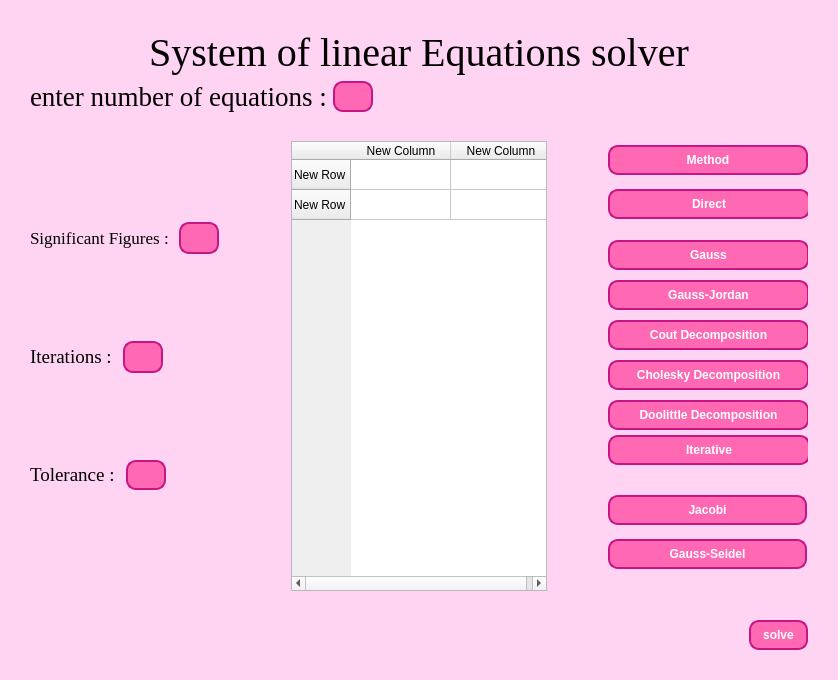
<?xml version="1.0" encoding="UTF-8"?>
<ui version="4.0">
 <class>MainWindow</class>
 <widget class="QMainWindow" name="MainWindow">
  <property name="enabled">
   <bool>true</bool>
  </property>
  <property name="geometry">
   <rect>
    <x>0</x>
    <y>0</y>
    <width>838</width>
    <height>680</height>
   </rect>
  </property>
  <property name="minimumSize">
   <size>
    <width>0</width>
    <height>1</height>
   </size>
  </property>
  <property name="font">
   <font>
    <family>Times New Roman</family>
   </font>
  </property>
  <property name="windowTitle">
   <string>MainWindow</string>
  </property>
  <property name="styleSheet">
   <string notr="true">/* Set background color for the main window */
QMainWindow {
    background-color: rgb(255, 211, 242)
}

/* Style for QLineEdit (text input fields) */
QLineEdit {
    background-color: #ff69b4; /* Background color for the input */
    border: 2px solid  #c71585; /* Border with a chocolate color */
    border-radius: 10px; /* Rounded corners */
    padding: 4px; /* Padding inside the text field */
    font-size: 14px; /* Font size */
    color: white; /* Text color */
}

/* Style for QPushButton */
QPushButton {
    background-color: #ff69b4; /* Hot pink background */
    border: 2px solid #c71585; /* Darker pink border */
    border-radius: 10px; /* Rounded corners */
    color: white; /* Text color */
    font-size: 12px; /* Font size */
    font-weight: bold; /* Bold text */
    padding: 6px 12px; /* Padding for a comfortable button size */
}

/* Hover effect for QPushButton */
QPushButton:hover {
    background-color: #ff85c4; /* Lighter pink when hovered */
    border-color: #ff1493; /* Brighter border */
}

/* Pressed effect for QPushButton */
QPushButton:pressed {
    background-color: #ff1493; /* Brighter pink */
    border-color: #c71585; /* Darker border */
}
QTableWidget::item:selected {
        background-color: #ff69b4; /* Background color when selected (via mouse or keyboard) */
        color: white;              /* Text color when selected */
    }

    QTableWidget::item:hover {
        background-color: #ff85c4; /* Background color when hovered with mouse */
        color: white;              /* Text color on hover */
    }

    QTableWidget::item:focus {
        background-color: #ff69b4; /* Background color when focused via keyboard */
        color: white;              /* Text color when focused via keyboard */
    }</string>
  </property>
  <property name="rowcount" stdset="0">
   <string/>
  </property>
  <widget class="QWidget" name="centralwidget">
   <property name="sizePolicy">
    <sizepolicy hsizetype="Expanding" vsizetype="Expanding">
     <horstretch>0</horstretch>
     <verstretch>0</verstretch>
    </sizepolicy>
   </property>
   <property name="maximumSize">
    <size>
     <width>1440</width>
     <height>1080</height>
    </size>
   </property>
   <layout class="QVBoxLayout" name="verticalLayout_2">
    <property name="leftMargin">
     <number>30</number>
    </property>
    <property name="topMargin">
     <number>30</number>
    </property>
    <property name="rightMargin">
     <number>30</number>
    </property>
    <property name="bottomMargin">
     <number>30</number>
    </property>
    <item>
     <layout class="QHBoxLayout" name="horizontalLayout_4">
      <item>
       <spacer name="horizontalSpacer_6">
        <property name="orientation">
         <enum>Qt::Orientation::Horizontal</enum>
        </property>
        <property name="sizeHint" stdset="0">
         <size>
          <width>40</width>
          <height>20</height>
         </size>
        </property>
       </spacer>
      </item>
      <item>
       <widget class="QLabel" name="label">
        <property name="font">
         <font>
          <family>Times New Roman</family>
          <pointsize>30</pointsize>
          <italic>false</italic>
         </font>
        </property>
        <property name="text">
         <string>System of linear Equations solver</string>
        </property>
        <property name="textFormat">
         <enum>Qt::TextFormat::AutoText</enum>
        </property>
        <property name="scaledContents">
         <bool>false</bool>
        </property>
        <property name="alignment">
         <set>Qt::AlignmentFlag::AlignCenter</set>
        </property>
        <property name="openExternalLinks">
         <bool>false</bool>
        </property>
       </widget>
      </item>
      <item>
       <spacer name="horizontalSpacer_5">
        <property name="orientation">
         <enum>Qt::Orientation::Horizontal</enum>
        </property>
        <property name="sizeHint" stdset="0">
         <size>
          <width>40</width>
          <height>20</height>
         </size>
        </property>
       </spacer>
      </item>
     </layout>
    </item>
    <item>
     <layout class="QHBoxLayout" name="horizontalLayout">
      <item>
       <layout class="QHBoxLayout" name="horizontalLayout_5">
        <item>
         <widget class="QLabel" name="label_2">
          <property name="font">
           <font>
            <family>Times New Roman</family>
            <pointsize>20</pointsize>
           </font>
          </property>
          <property name="text">
           <string>enter number of equations :</string>
          </property>
         </widget>
        </item>
        <item>
         <widget class="QLineEdit" name="numberOfEquations">
          <property name="sizePolicy">
           <sizepolicy hsizetype="Fixed" vsizetype="Fixed">
            <horstretch>0</horstretch>
            <verstretch>0</verstretch>
           </sizepolicy>
          </property>
          <property name="maximumSize">
           <size>
            <width>40</width>
            <height>32</height>
           </size>
          </property>
          <property name="autoFillBackground">
           <bool>false</bool>
          </property>
          <property name="styleSheet">
           <string notr="true"/>
          </property>
          <property name="inputMethodHints">
           <set>Qt::InputMethodHint::ImhNone</set>
          </property>
          <property name="inputMask">
           <string/>
          </property>
          <property name="text">
           <string/>
          </property>
          <property name="maxLength">
           <number>100</number>
          </property>
          <property name="frame">
           <bool>true</bool>
          </property>
          <property name="placeholderText">
           <string/>
          </property>
          <property name="clearButtonEnabled">
           <bool>false</bool>
          </property>
         </widget>
        </item>
        <item>
         <spacer name="horizontalSpacer">
          <property name="orientation">
           <enum>Qt::Orientation::Horizontal</enum>
          </property>
          <property name="sizeHint" stdset="0">
           <size>
            <width>40</width>
            <height>20</height>
           </size>
          </property>
         </spacer>
        </item>
       </layout>
      </item>
     </layout>
    </item>
    <item>
     <spacer name="verticalSpacer_2">
      <property name="orientation">
       <enum>Qt::Orientation::Vertical</enum>
      </property>
      <property name="sizeHint" stdset="0">
       <size>
        <width>20</width>
        <height>40</height>
       </size>
      </property>
     </spacer>
    </item>
    <item>
     <layout class="QHBoxLayout" name="horizontalLayout_2">
      <item>
       <widget class="QWidget" name="widget" native="true">
        <property name="sizePolicy">
         <sizepolicy hsizetype="Fixed" vsizetype="Fixed">
          <horstretch>0</horstretch>
          <verstretch>0</verstretch>
         </sizepolicy>
        </property>
        <property name="minimumSize">
         <size>
          <width>200</width>
          <height>450</height>
         </size>
        </property>
        <widget class="QWidget" name="verticalLayoutWidget_3">
         <property name="geometry">
          <rect>
           <x>0</x>
           <y>0</y>
           <width>201</width>
           <height>431</height>
          </rect>
         </property>
         <layout class="QVBoxLayout" name="verticalLayout_7">
          <item>
           <layout class="QHBoxLayout" name="horizontalLayout_7">
            <item>
             <widget class="QLabel" name="significantFiguresLabel">
              <property name="font">
               <font>
                <family>Times New Roman</family>
                <pointsize>13</pointsize>
                <bold>false</bold>
               </font>
              </property>
              <property name="text">
               <string>Significant Figures : </string>
              </property>
             </widget>
            </item>
            <item>
             <widget class="QLineEdit" name="significantFiguresNumber">
              <property name="sizePolicy">
               <sizepolicy hsizetype="Fixed" vsizetype="Fixed">
                <horstretch>0</horstretch>
                <verstretch>0</verstretch>
               </sizepolicy>
              </property>
              <property name="maximumSize">
               <size>
                <width>40</width>
                <height>32</height>
               </size>
              </property>
             </widget>
            </item>
            <item>
             <spacer name="horizontalSpacer_12">
              <property name="orientation">
               <enum>Qt::Orientation::Horizontal</enum>
              </property>
              <property name="sizeHint" stdset="0">
               <size>
                <width>40</width>
                <height>20</height>
               </size>
              </property>
             </spacer>
            </item>
           </layout>
          </item>
          <item>
           <layout class="QHBoxLayout" name="horizontalLayout_10">
            <item>
             <widget class="QLabel" name="iterationsLabel">
              <property name="font">
               <font>
                <family>Times New Roman</family>
                <pointsize>14</pointsize>
                <bold>false</bold>
               </font>
              </property>
              <property name="text">
               <string>Iterations : </string>
              </property>
             </widget>
            </item>
            <item>
             <widget class="QLineEdit" name="iterationsNumber">
              <property name="sizePolicy">
               <sizepolicy hsizetype="Fixed" vsizetype="Fixed">
                <horstretch>0</horstretch>
                <verstretch>0</verstretch>
               </sizepolicy>
              </property>
              <property name="maximumSize">
               <size>
                <width>40</width>
                <height>32</height>
               </size>
              </property>
             </widget>
            </item>
            <item>
             <spacer name="horizontalSpacer_7">
              <property name="orientation">
               <enum>Qt::Orientation::Horizontal</enum>
              </property>
              <property name="sizeHint" stdset="0">
               <size>
                <width>40</width>
                <height>20</height>
               </size>
              </property>
             </spacer>
            </item>
           </layout>
          </item>
          <item>
           <layout class="QHBoxLayout" name="horizontalLayout_9">
            <item>
             <widget class="QLabel" name="toleranceLabel">
              <property name="font">
               <font>
                <family>Times New Roman</family>
                <pointsize>14</pointsize>
                <bold>false</bold>
               </font>
              </property>
              <property name="text">
               <string>Tolerance : </string>
              </property>
             </widget>
            </item>
            <item>
             <widget class="QLineEdit" name="toleranceNumber">
              <property name="sizePolicy">
               <sizepolicy hsizetype="Fixed" vsizetype="Fixed">
                <horstretch>0</horstretch>
                <verstretch>0</verstretch>
               </sizepolicy>
              </property>
              <property name="maximumSize">
               <size>
                <width>40</width>
                <height>16777215</height>
               </size>
              </property>
             </widget>
            </item>
            <item>
             <spacer name="horizontalSpacer_8">
              <property name="orientation">
               <enum>Qt::Orientation::Horizontal</enum>
              </property>
              <property name="sizeHint" stdset="0">
               <size>
                <width>40</width>
                <height>20</height>
               </size>
              </property>
             </spacer>
            </item>
           </layout>
          </item>
         </layout>
        </widget>
       </widget>
      </item>
      <item>
       <spacer name="horizontalSpacer_3">
        <property name="orientation">
         <enum>Qt::Orientation::Horizontal</enum>
        </property>
        <property name="sizeHint" stdset="0">
         <size>
          <width>40</width>
          <height>20</height>
         </size>
        </property>
       </spacer>
      </item>
      <item>
       <widget class="QTableWidget" name="tableWidget">
        <property name="enabled">
         <bool>true</bool>
        </property>
        <property name="sizePolicy">
         <sizepolicy hsizetype="MinimumExpanding" vsizetype="Expanding">
          <horstretch>0</horstretch>
          <verstretch>0</verstretch>
         </sizepolicy>
        </property>
        <property name="minimumSize">
         <size>
          <width>0</width>
          <height>0</height>
         </size>
        </property>
        <property name="maximumSize">
         <size>
          <width>133330</width>
          <height>19000</height>
         </size>
        </property>
        <property name="baseSize">
         <size>
          <width>0</width>
          <height>0</height>
         </size>
        </property>
        <property name="font">
         <font>
          <family>Arial</family>
          <pointsize>15</pointsize>
          <stylestrategy>PreferDefault</stylestrategy>
         </font>
        </property>
        <property name="cursor" stdset="0">
         <cursorShape>PointingHandCursor</cursorShape>
        </property>
        <property name="tabletTracking">
         <bool>true</bool>
        </property>
        <property name="acceptDrops">
         <bool>false</bool>
        </property>
        <property name="accessibleName">
         <string/>
        </property>
        <property name="autoFillBackground">
         <bool>false</bool>
        </property>
        <property name="inputMethodHints">
         <set>Qt::InputMethodHint::ImhDigitsOnly</set>
        </property>
        <property name="frameShape">
         <enum>QFrame::Shape::StyledPanel</enum>
        </property>
        <property name="frameShadow">
         <enum>QFrame::Shadow::Plain</enum>
        </property>
        <property name="lineWidth">
         <number>3</number>
        </property>
        <property name="midLineWidth">
         <number>0</number>
        </property>
        <property name="textElideMode">
         <enum>Qt::TextElideMode::ElideRight</enum>
        </property>
        <property name="horizontalScrollMode">
         <enum>QAbstractItemView::ScrollMode::ScrollPerPixel</enum>
        </property>
        <property name="wordWrap">
         <bool>true</bool>
        </property>
        <row>
         <property name="text">
          <string>New Row</string>
         </property>
        </row>
        <row>
         <property name="text">
          <string>New Row</string>
         </property>
        </row>
        <column>
         <property name="text">
          <string>New Column</string>
         </property>
        </column>
        <column>
         <property name="text">
          <string>New Column</string>
         </property>
        </column>
       </widget>
      </item>
      <item>
       <spacer name="horizontalSpacer_2">
        <property name="orientation">
         <enum>Qt::Orientation::Horizontal</enum>
        </property>
        <property name="sizeHint" stdset="0">
         <size>
          <width>40</width>
          <height>20</height>
         </size>
        </property>
       </spacer>
      </item>
      <item>
       <layout class="QVBoxLayout" name="mainLayout">
        <item>
         <widget class="QPushButton" name="methodButton">
          <property name="sizePolicy">
           <sizepolicy hsizetype="Fixed" vsizetype="Fixed">
            <horstretch>0</horstretch>
            <verstretch>0</verstretch>
           </sizepolicy>
          </property>
          <property name="minimumSize">
           <size>
            <width>0</width>
            <height>0</height>
           </size>
          </property>
          <property name="maximumSize">
           <size>
            <width>200</width>
            <height>16777215</height>
           </size>
          </property>
          <property name="text">
           <string>Method</string>
          </property>
         </widget>
        </item>
        <item>
         <widget class="QWidget" name="methodDrawer" native="true">
          <property name="sizePolicy">
           <sizepolicy hsizetype="Fixed" vsizetype="Fixed">
            <horstretch>0</horstretch>
            <verstretch>0</verstretch>
           </sizepolicy>
          </property>
          <property name="minimumSize">
           <size>
            <width>200</width>
            <height>400</height>
           </size>
          </property>
          <widget class="QWidget" name="verticalLayoutWidget">
           <property name="geometry">
            <rect>
             <x>0</x>
             <y>4</y>
             <width>202</width>
             <height>388</height>
            </rect>
           </property>
           <layout class="QVBoxLayout" name="methodDrawerLayout">
            <property name="spacing">
             <number>2</number>
            </property>
            <item>
             <widget class="QPushButton" name="directButton">
              <property name="text">
               <string>Direct</string>
              </property>
             </widget>
            </item>
            <item>
             <widget class="QWidget" name="directOptions" native="true">
              <property name="sizePolicy">
               <sizepolicy hsizetype="Minimum" vsizetype="Minimum">
                <horstretch>0</horstretch>
                <verstretch>0</verstretch>
               </sizepolicy>
              </property>
              <property name="minimumSize">
               <size>
                <width>200</width>
                <height>200</height>
               </size>
              </property>
              <property name="maximumSize">
               <size>
                <width>200</width>
                <height>170</height>
               </size>
              </property>
              <widget class="QWidget" name="layoutWidget">
               <property name="geometry">
                <rect>
                 <x>0</x>
                 <y>0</y>
                 <width>201</width>
                 <height>200</height>
                </rect>
               </property>
               <layout class="QVBoxLayout" name="directOptionsLayout">
                <item>
                 <widget class="QPushButton" name="gaussButton">
                  <property name="text">
                   <string>Gauss</string>
                  </property>
                 </widget>
                </item>
                <item>
                 <widget class="QPushButton" name="gaussJordanButton">
                  <property name="text">
                   <string>Gauss-Jordan</string>
                  </property>
                 </widget>
                </item>
                <item>
                 <widget class="QPushButton" name="CroutDecomposition">
                  <property name="text">
                   <string>Cout Decomposition</string>
                  </property>
                 </widget>
                </item>
                <item>
                 <widget class="QPushButton" name="CholeskyDecomposition">
                  <property name="text">
                   <string>Cholesky Decomposition</string>
                  </property>
                 </widget>
                </item>
                <item>
                 <widget class="QPushButton" name="DoolittleDecomposition">
                  <property name="text">
                   <string>Doolittle Decomposition</string>
                  </property>
                 </widget>
                </item>
               </layout>
              </widget>
             </widget>
            </item>
            <item>
             <spacer name="verticalSpacer_3">
              <property name="orientation">
               <enum>Qt::Orientation::Vertical</enum>
              </property>
              <property name="sizeHint" stdset="0">
               <size>
                <width>20</width>
                <height>40</height>
               </size>
              </property>
             </spacer>
            </item>
            <item>
             <widget class="QPushButton" name="iterativeButton">
              <property name="text">
               <string>Iterative</string>
              </property>
             </widget>
            </item>
            <item>
             <widget class="QWidget" name="iterativeOptions" native="true">
              <property name="sizePolicy">
               <sizepolicy hsizetype="Minimum" vsizetype="Maximum">
                <horstretch>0</horstretch>
                <verstretch>0</verstretch>
               </sizepolicy>
              </property>
              <property name="minimumSize">
               <size>
                <width>100</width>
                <height>110</height>
               </size>
              </property>
              <widget class="QWidget" name="layoutWidget">
               <property name="geometry">
                <rect>
                 <x>0</x>
                 <y>20</y>
                 <width>199</width>
                 <height>92</height>
                </rect>
               </property>
               <layout class="QVBoxLayout" name="iterativeOptionsLayout">
                <item>
                 <widget class="QPushButton" name="jacobiButton">
                  <property name="text">
                   <string>Jacobi</string>
                  </property>
                 </widget>
                </item>
                <item>
                 <widget class="QPushButton" name="sedielButton">
                  <property name="text">
                   <string>Gauss-Seidel</string>
                  </property>
                 </widget>
                </item>
               </layout>
              </widget>
             </widget>
            </item>
           </layout>
          </widget>
         </widget>
        </item>
       </layout>
      </item>
     </layout>
    </item>
    <item>
     <spacer name="verticalSpacer">
      <property name="orientation">
       <enum>Qt::Orientation::Vertical</enum>
      </property>
      <property name="sizeHint" stdset="0">
       <size>
        <width>20</width>
        <height>40</height>
       </size>
      </property>
     </spacer>
    </item>
    <item>
     <layout class="QVBoxLayout" name="verticalLayout">
      <item>
       <layout class="QHBoxLayout" name="horizontalLayout_3">
        <item>
         <spacer name="horizontalSpacer_4">
          <property name="orientation">
           <enum>Qt::Orientation::Horizontal</enum>
          </property>
          <property name="sizeHint" stdset="0">
           <size>
            <width>40</width>
            <height>20</height>
           </size>
          </property>
         </spacer>
        </item>
        <item>
         <widget class="QPushButton" name="solve">
          <property name="enabled">
           <bool>true</bool>
          </property>
          <property name="text">
           <string>solve</string>
          </property>
         </widget>
        </item>
       </layout>
      </item>
     </layout>
    </item>
   </layout>
  </widget>
  <widget class="QMenuBar" name="menubar">
   <property name="geometry">
    <rect>
     <x>0</x>
     <y>0</y>
     <width>838</width>
     <height>24</height>
    </rect>
   </property>
  </widget>
 </widget>
 <resources/>
 <connections/>
</ui>
